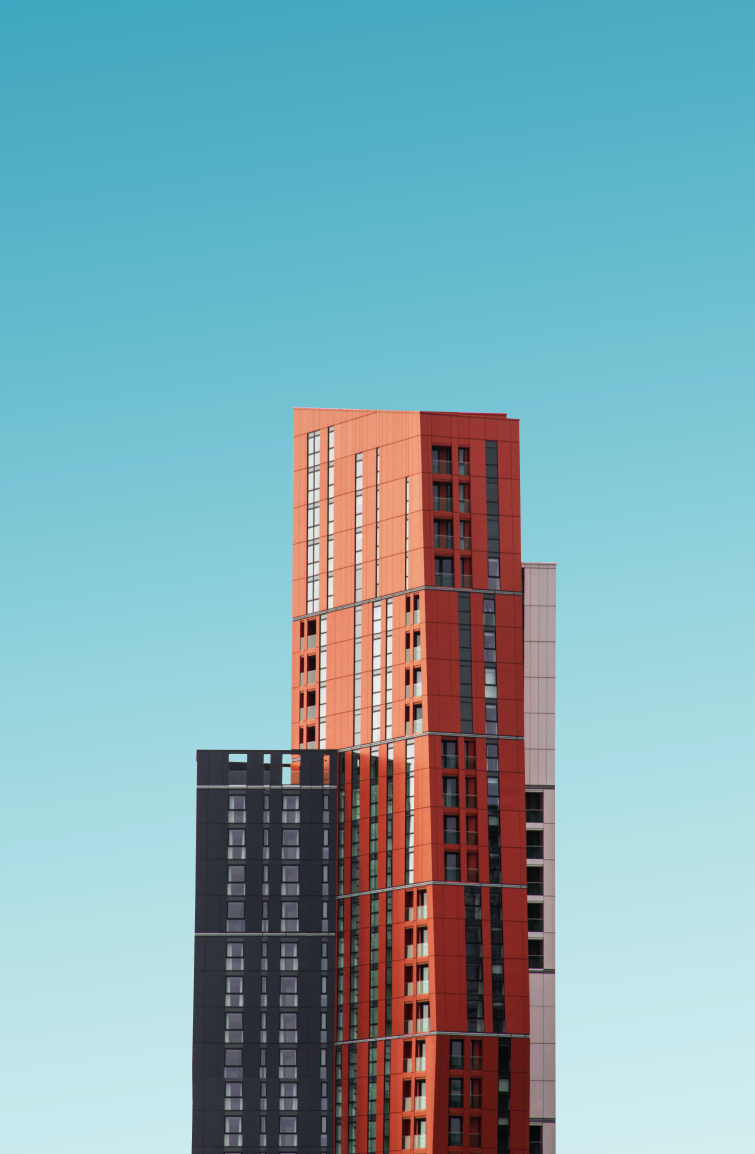
#> input picture example/building.jpg, 3772 x 5770 px (shown at 1/5 size)
$ python main.py --image example/building.jpg
#> lines starting #> are read from the running program, lines starting #| are printed output that depends on the picture
### imageHelper.py
import math
import numpy as np
import cv2 as cv
import matplotlib.pyplot as plt

# [7 lines left out: function compare_images, not called in this run]

def to_black_and_white(img: np.ndarray, preserve_channels: bool = True) -> np.ndarray:
    """Convert color image to black and white, optionally preserving the channels

    Args:
        img (np.ndarray): _description_

    Returns:
        np.ndarray: _description_
    """
    m,n,c = img.shape

    if preserve_channels:
        return np.broadcast_to(cv.cvtColor(img, cv.COLOR_BGR2GRAY)[..., None],(m,n,c))
    else:
        return cv.cvtColor(img, cv.COLOR_BGR2GRAY)

# [10 lines of commented-out code are left out]

### main.py
#!/usr/bin/env python

"""Main script for the Mosquito and Frog project"""

__author__ = "Maxwell Omdal"

import matplotlib.pyplot as plt
import numpy as np
import cv2 as cv
import progressbar
import argparse
import imageBuilder
import imageHelper
from builtins import breakpoint
from sprite_utils.sprite_selector.gradient_based_sprite_selector import GradientBasedSpriteSelector
from sprite_utils.sprite_selector.sprite_selector import SpriteSelector
from sprite_utils.sprite_collection.sprite_collection_builder import SpriteCollectionBuilder

if __name__ == '__main__':
    parser = argparse.ArgumentParser(description='tool for assisted mosaic generation')
    parser.add_argument('-i', '--image', help='sample image to use for mosaic generation')
    args = parser.parse_args()

    img = cv.imread(args.image)
#> img is the input picture: shape (5770, 3772, 3); mean B, G, R 177, 167.9, 126.7
    # Matplotlib displays images in BGR space for some reason
    img = cv.cvtColor(img, cv.COLOR_RGB2BGR)
    img = imageHelper.to_black_and_white(img)
#> in to_black_and_white, `return np.broadcast_to(cv.cvtColor(img, cv.COLOR_BGR2GRAY)[..., None],..`:
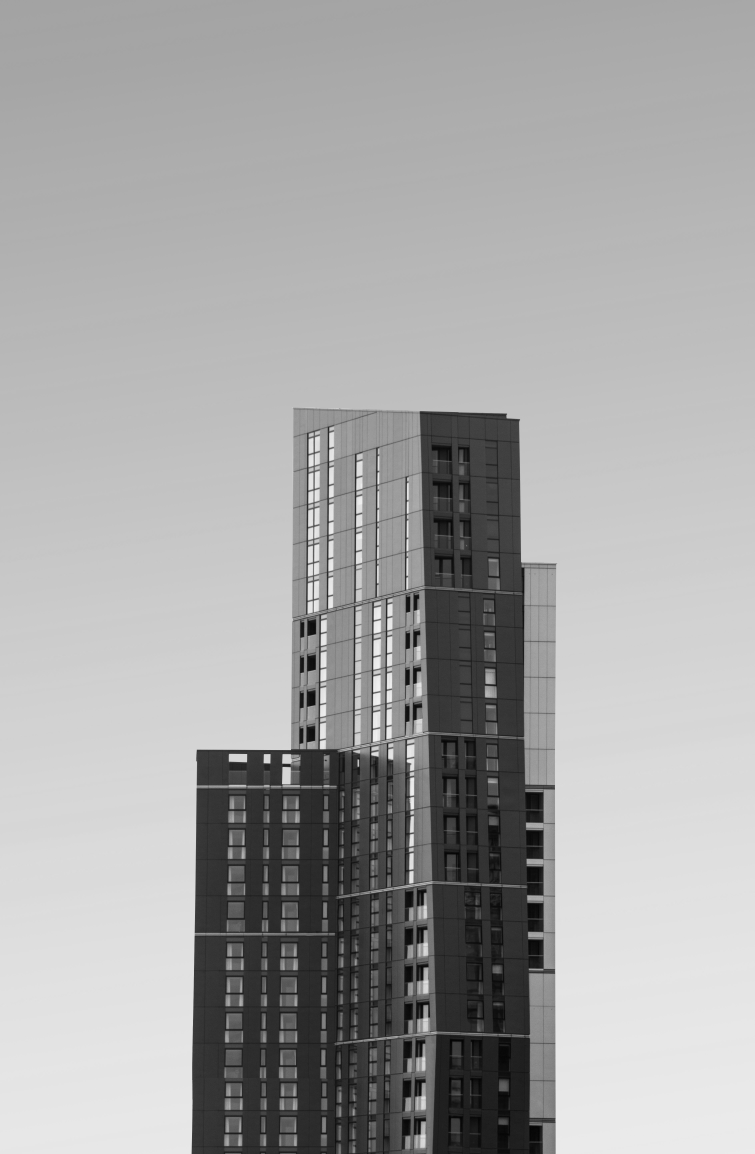
#> returned value: shape (5770, 3772, 3) (shown at 1/5 size); min 1, max 245, mean 165.9
    img = img/255
    height, width, channels = img.shape
#> height = 5770; width = 3772; channels = 3

    sprite_sheet = cv.imread("example/corners.png")
#> (the run stopped early here; a loop or call above may not have finished)

$ run again, on example/sutro.jpg
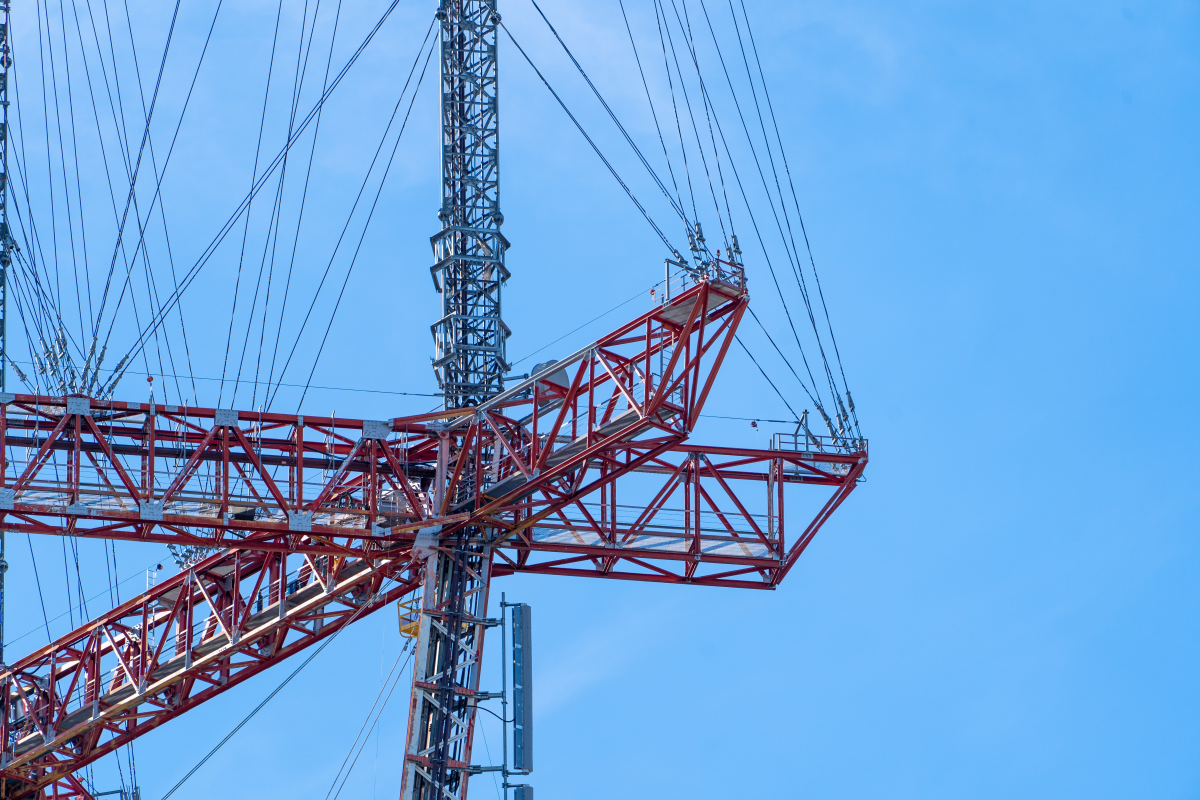
#> input picture example/sutro.jpg, 6000 x 4000 px (shown at 1/5 size)
#> img is the input picture: shape (4000, 6000, 3); mean B, G, R 216.2, 161.4, 109.4
#> in to_black_and_white, `return np.broadcast_to(cv.cvtColor(img, cv.COLOR_BGR2GRAY)[..., None],..`:
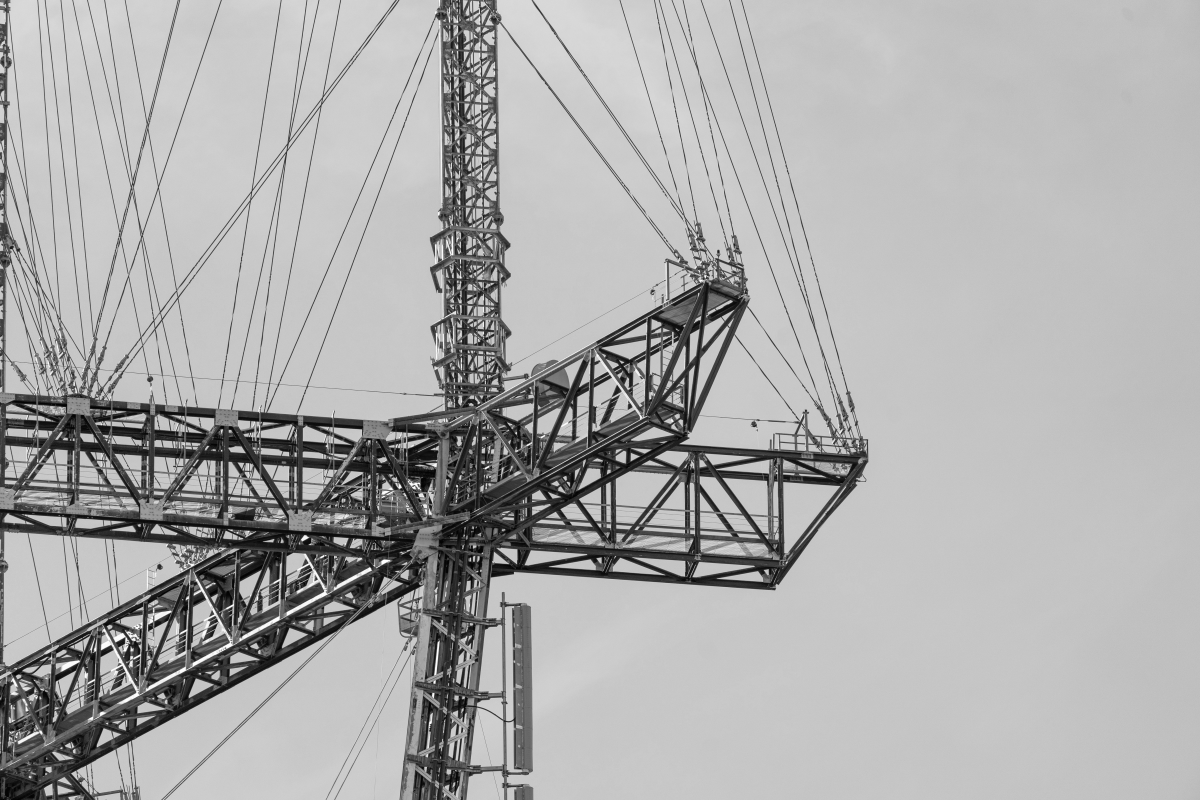
#> returned value: shape (4000, 6000, 3) (shown at 1/5 size); min 0, max 255, mean 171.9
